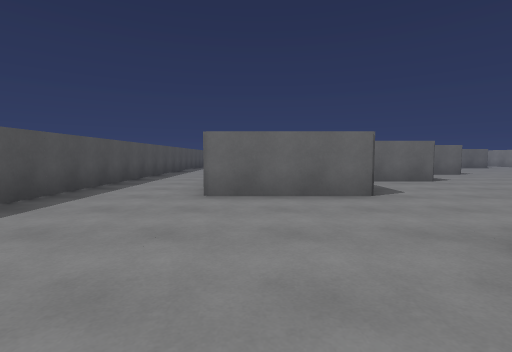
View 1 (above)

19 first-person views from a walk through a scene from a Unity 3-D project. The camera is 1.2 m above the floor, tilts 4° down and sees 85° across. The floor is counted in squares, 2 m on a side. Each view is taken from the middle of a square. On the plan, view 1 faces up. The plan holds only what a view shows up to about 9 squares ahead; the rest is blank. The place goes on beyond the plan. The player is left out. Surface patterns are stand-ins for the level's own textures.

View 2
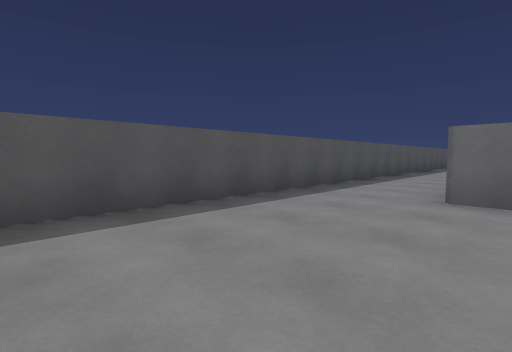

View 3
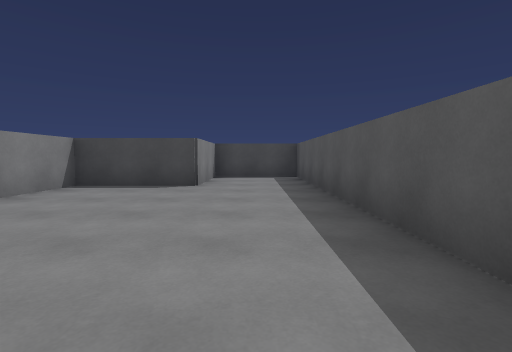

View 4
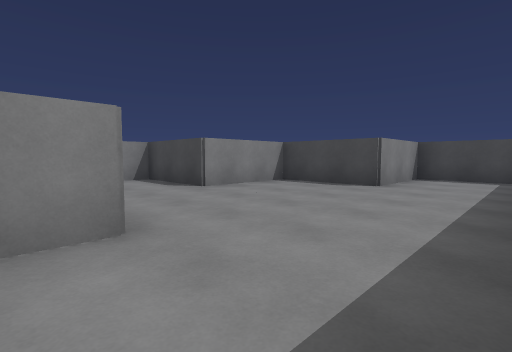

View 5
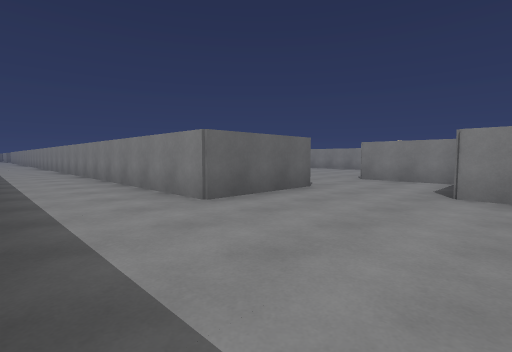

View 6
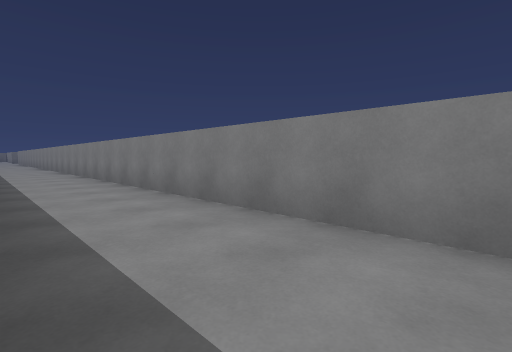

View 7
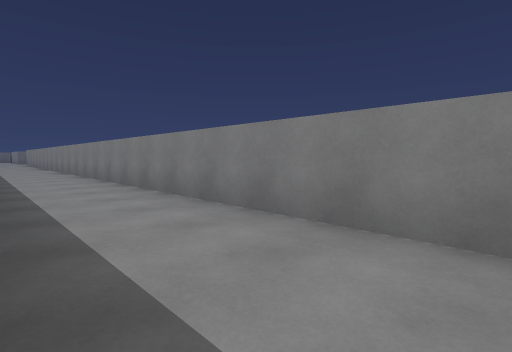

View 8
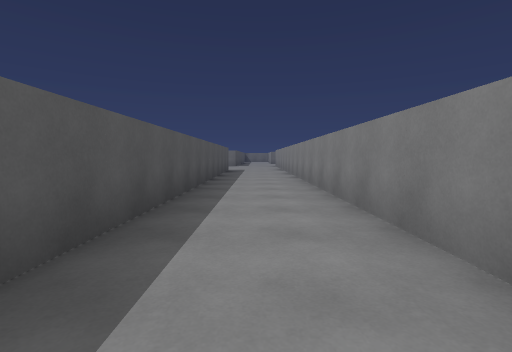

View 9
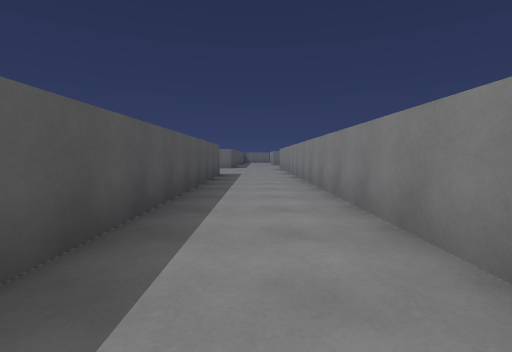

View 10
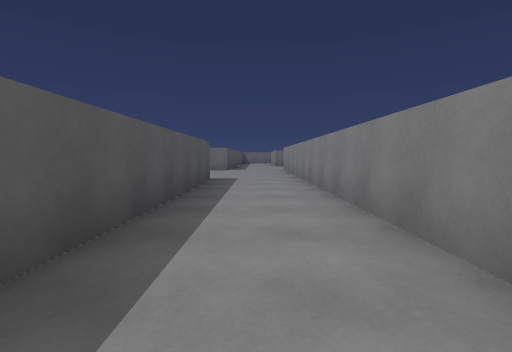

View 11
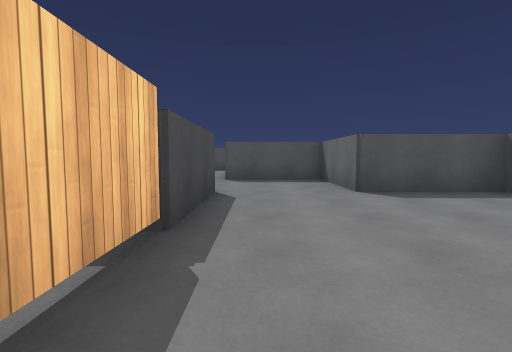

View 12
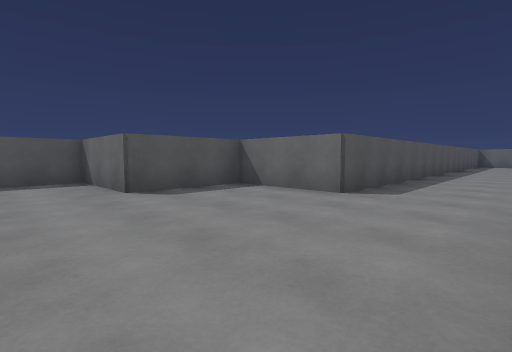

View 13
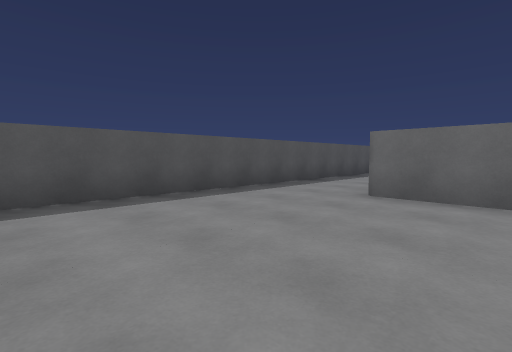

View 14
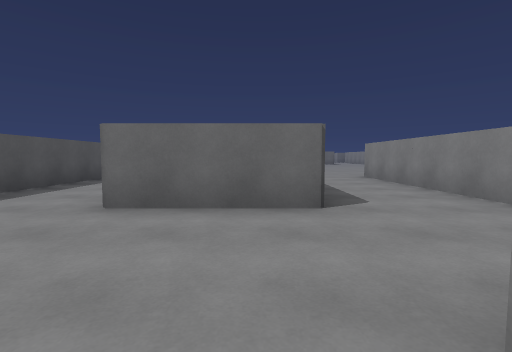

View 15
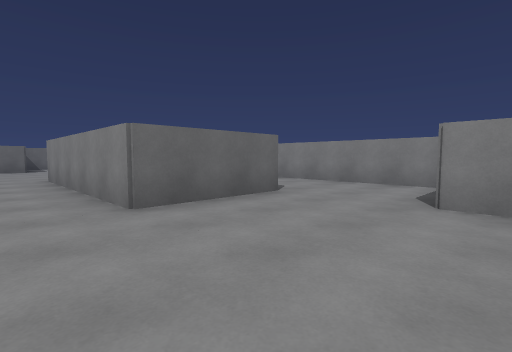

View 16
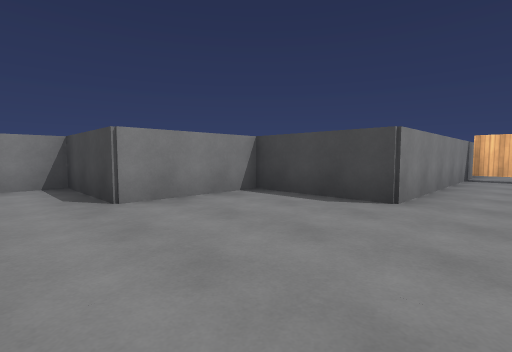

View 17
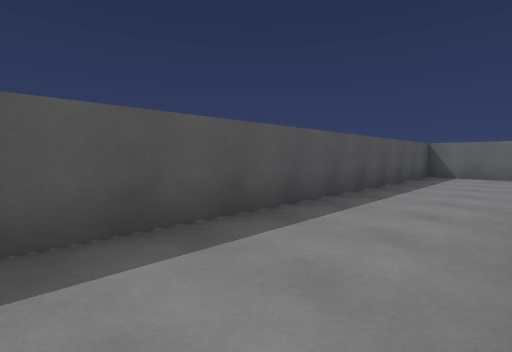

View 18
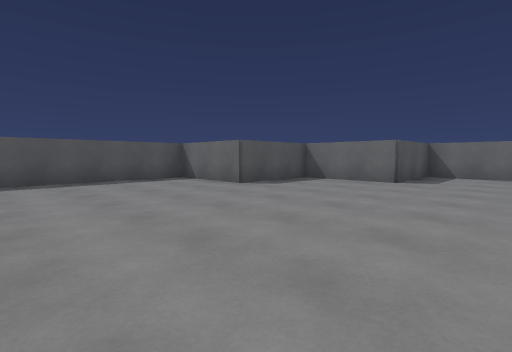

View 19
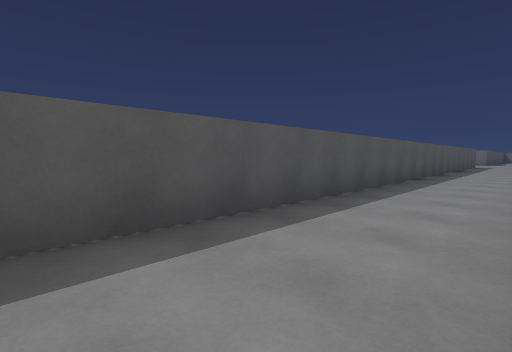

### Floor plan
Points are (right, up) in squares from view 1. A wall is a line through its corners. A room is listed if a view was taken in it or the views show most of it. See-through windows are left out.
Room 1 (views 1, 2, 3, 4, 5, 6, 7, 8, 9, 10, 19)
walls: (4.3, 6.7) (1.8, 6.7) (1.8, 4.2) (-0.8, 4.2) (-0.8, 28.5); (-3.2, 28.5) (-3.2, -3.2) (-0.8, -3.2) (-0.8, -0.7) (1.7, -0.7) (1.7, 1.8) (4.2, 1.8) (4.2, 4.3)
ways out: opening at (4.5, 5.5) to room 2
Room 2 (views 11, 12, 13, 14, 15, 16, 17, 18)
walls: (11.9, 14.2) (9.2, 14.2) (9.2, 19.2); (11.8, 28.5) (11.8, 26.7) (9.3, 26.7) (9.3, 24.2) (6.8, 24.2) (6.8, 9.2) (4.3, 9.2) (4.3, 6.7); (9.2, 3.5) (9.2, 9.3) (11.7, 9.3) (11.7, 11.8) (14.2, 11.8) (14.2, 19.2); (4.2, 4.3) (9.1, 4.3)
ways out: opening at (4.5, 5.5) to room 1

Positions as (right, up) in squares from view 1, and headings:
1: (0, 0), facing up
2: (0, 0), facing up-left
3: (-2, 5), facing down
4: (-3, 5), facing down-right
5: (-3, 1), facing up-right
6: (-3, 7), facing up-right
7: (-3, 12), facing up-right
8: (-2, 17), facing up
9: (-2, 20), facing up
10: (-2, 22), facing up
11: (9, 5), facing left
12: (9, 5), facing up-left
13: (11, 10), facing up-left
14: (11, 11), facing up
15: (8, 11), facing up-right
16: (8, 13), facing down-right
17: (9, 15), facing up-left
18: (14, 20), facing up-left
19: (-1, 11), facing up-left
